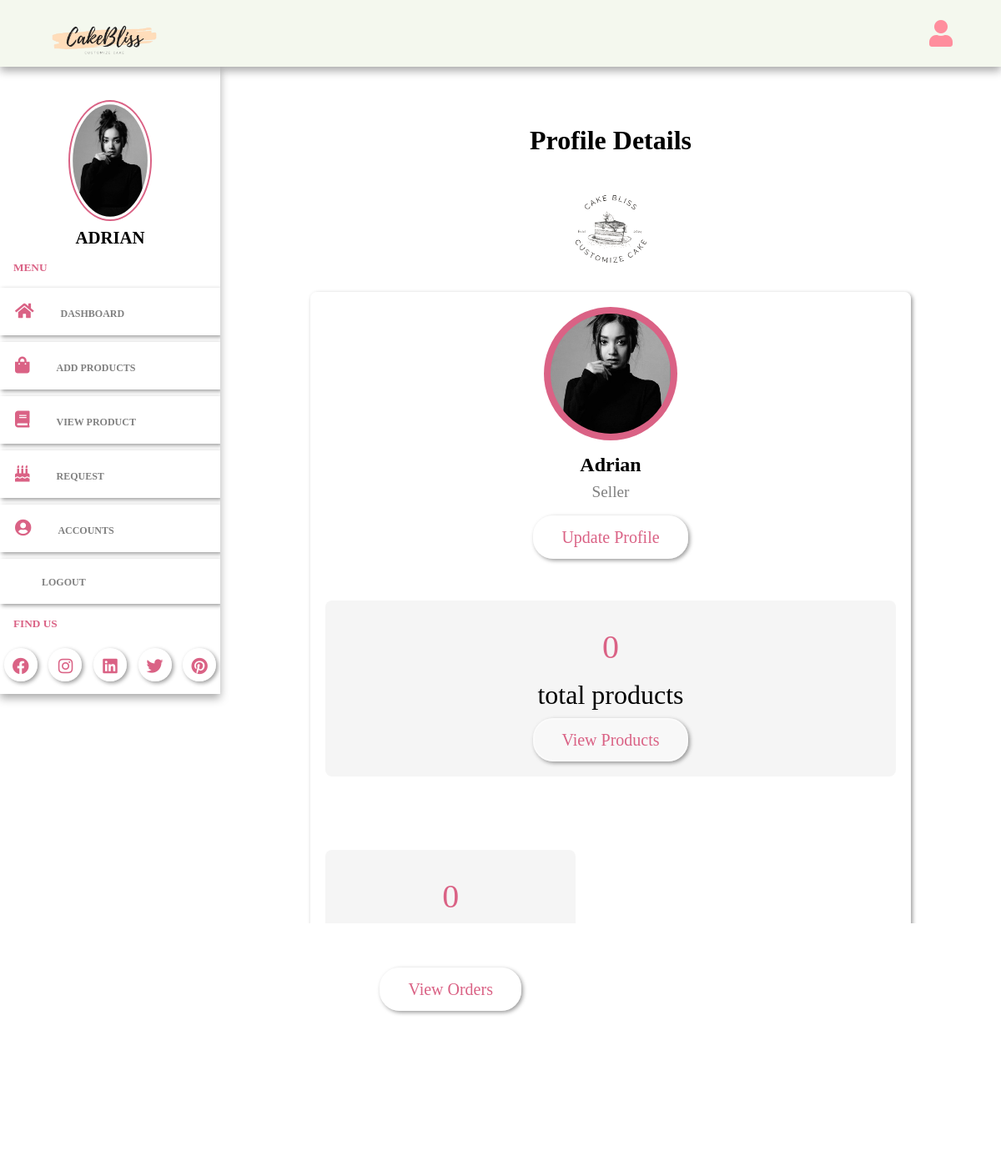
The app's page /admin/profile.php (signed in) with its own data.
### tables this page shows
CREATE TABLE `sellers` (
  `id` varchar(20) NOT NULL,
  `name` varchar(50) NOT NULL,
  `email` varchar(50) NOT NULL,
  `password` varchar(50) NOT NULL,
  `image` varchar(100) NOT NULL
);

### admin/profile.php (the view, shortened to what this page needs)
<?php
include '../components/connect.php';
if(isset($_COOKIE['seller_id'])) {
    $seller_id = $_COOKIE['seller_id'];
}else{
    $seller_id = '';
    header('location:login.php');
}
$select_products = $conn->prepare("SELECT * FROM `products` WHERE seller_id = ?");
$select_products->execute([$seller_id]);
$total_products = $select_products->rowCount();
$select_orders = $conn->prepare("SELECT * FROM `orders` WHERE seller_id = ?");
$select_orders->execute([$seller_id]);
$total_orders = $select_orders->rowCount();
?>
<!DOCTYPE html>
<html>
<head>
    <link rel="stylesheet" type="text/css" href="../css/admin_style.css">
    <link rel="stylesheet" href="https://cdnjs.cloudflare.com/ajax/libs/font-awesome/5.15.3/css/all.min.css">
</head>
<body>
<div class="main-container">
    <?php include '../components/admin_header.php'; ?>
</div>
</div>
    <section class="seller-profile">
    <div class="heading">
        <h1>profile details</h1>
        <img src="../image/separator2.png">
    </div>
<div class="details">
    <div class="seller">
        <img src="../uploaded_files/<?= $fetch_profile['image']; ?>">
        <h3 class="name"><?= $fetch_profile['name']; ?></h3>
        <span>seller</span>
        <a href="update.php" class="btn">update profile</a>
</div>
<div class="flex">
    <div class="box">
        <span><?= $total_products; ?></span>
        <p>total products</p>
        <a href="view_product.php" class="btn">view products</a>
</div>
<div class="flex">
    <div class="box">
        <span><?= $total_orders; ?></span>
        <p>total orders placed</p>
        <a href="admin_order.php" class="btn">view orders</a>
</div>
</div>
</section>
</div>
</body>
</html>

### components/admin_header.php (shortened to what this page needs)
<header>
    <div class="logo">
        <img src="../image/logo-removebg-preview.png" width="150">
</div>
<div class ="right">
    <div class="fa fa-user" id="user-btn"></div>
</div>
    </header>
<div class="sidebar-container">
        <div class="sidebar">
        <?php
    $select_profile = $conn->prepare("SELECT * FROM sellers WHERE id = ?");
    $select_profile->execute([$seller_id]);
    if ($select_profile->rowCount() > 0) {
        $fetch_profile = $select_profile->fetch(PDO::FETCH_ASSOC);
    ?>
    <div class="profile">
        <img src="../uploaded_files/<?= $fetch_profile['image'];?>"class="logo-img" width="100">
        <p><?= $fetch_profile['name']; ?></p>
    </div>
    <?php } ?>
    <h5>menu</h5>
    <div class="navbar">
    <ul>
        <li> <a href="dashboard.php"><i class="fa fa-home" aria-hidden="true"></i>dashboard</a></li>
        <li> <a href="add_products.php"><i class="fa fa-shopping-bag" aria-hidden="true"></i>add products</a></li>
        <li> <a href="view_product.php"><i class="fa fa-book" aria-hidden="true"></i>view product</a></li>
        <li> <a href="customized.php"><i class="fa fa-birthday-cake" aria-hidden="true"></i></i>request</a></li>
        <li> <a href="user_accounts.php"><i class="fa fa-user-circle" aria-hidden="true"></i>accounts</a></li>
        <li><a href="login.php" onclick="return confirm('Logout from this website?');">
        <i class="fa fa-sign-out" aria-hidden="true"></i>Logout</a>
</ul>
</div>
<h5>find us</h5>
<div class="social-links">
    <i class="fab fa-facebook"></i>
    <i class="fab fa-instagram"></i>
    <i class="fab fa-linkedin"></i>
    <i class="fab fa-twitter"></i>
    <i class="fab fa-pinterest"></i>
    </div>

### records on screen
sellers: image (picture), name "ADRIAN", name "Adrian"

### other values on screen
$total_products "0"
$total_orders "0"
